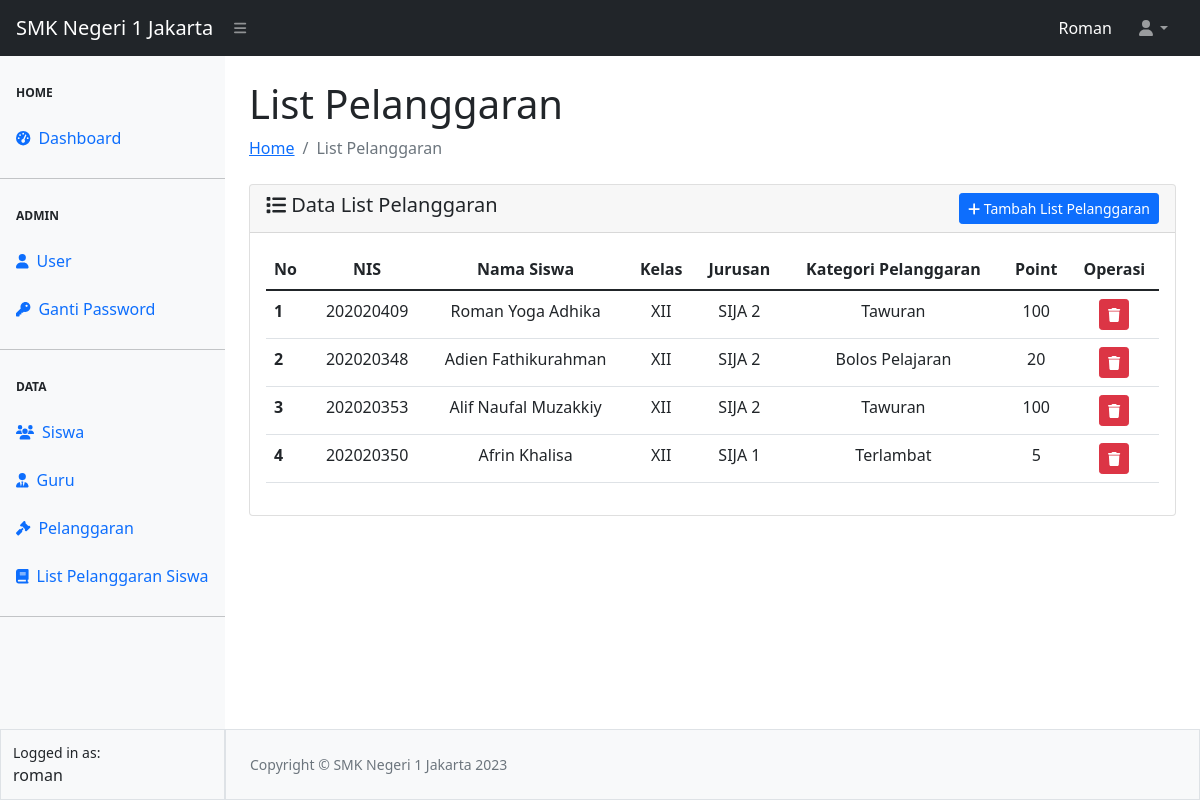
The page /list/list.php (signed in) on the database its author committed.
### tables this page shows
CREATE TABLE `tbl_list` (
  `id_pelanggaransiswa` int(111) NOT NULL,
  `nis` char(20) NOT NULL,
  `id_pelanggaran` int(111) NOT NULL
);

CREATE TABLE `tbl_siswa` (
  `nis` char(20) NOT NULL,
  `nama` varchar(100) NOT NULL,
  `alamat` varchar(256) NOT NULL,
  `kelas` varchar(4) NOT NULL,
  `jurusan` varchar(50) NOT NULL,
  `foto` varchar(50) NOT NULL
);

CREATE TABLE `tbl_pelanggaran` (
  `id_pelanggaran` int(111) NOT NULL,
  `nama_pelanggaran` varchar(128) NOT NULL,
  `point_pelanggaran` int(111) NOT NULL
);

### config.php (called while the page is built, shortened)
<?php
$koneksi = mysqli_connect("localhost", "root", "", "smkn1");
$main_url = "http://localhost/smkn1/";
function getData($sql)
{
    global $koneksi;
    $result = mysqli_query($koneksi, $sql);
    $rows = [];
    while ($row = mysqli_fetch_assoc($result)) {
        $rows[] = $row;
    }
    return $rows;
}
function userLogin()
{
    $userActive = $_SESSION['ssUser'];
    $dataUser = getData("SELECT * FROM tbl_user WHERE username = '$userActive'")[0];
    return $dataUser;
}

### list/list.php (the view, shortened to what this page needs)
<?php
require_once "../config.php";
require_once "../template/header.php";
require_once "../template/navbar.php";
require_once "../template/sidebar.php";
?>
<div id="layoutSidenav_content">
    <main>
        <div class="container-fluid px-4">
            <h1 class="mt-4">List Pelanggaran</h1>
            <ol class="breadcrumb mb-4">
                <li class="breadcrumb-item"><a href="../index.php">Home</a></li>
                <li class="breadcrumb-item active">List Pelanggaran</li>
            </ol>
            <div class="card">
                <div class="card-header">
                    <span class="h5 my-2"><i class="fa-solid fa-list"></i> Data List Pelanggaran</span>
                    <?php
                    if (userLogin()['level'] != 2) {
                        ?>
                        <a href="<?= $main_url ?>list/add-list.php" class="btn btn-sm btn-primary float-end"><i
                                class="fa-solid fa-plus"></i> Tambah List Pelanggaran</a>
                    <?php } ?>
                </div>
                <div class="card-body">
                    <table class="table table-hover" id="datatablesSimple">
                        <thead>
                            <tr>
                                <th scope="col">No</th>
                                <th scope="col">
                                    <center>NIS</center>
                                </th>
                                <th scope="col">
                                    <center>Nama Siswa</center>
                                </th>
                                <th scope="col">
                                    <center>Kelas</center>
                                </th>
                                <th scope="col">
                                    <center>Jurusan</center>
                                </th>
                                <th scope="col">
                                    <center>Kategori Pelanggaran</center>
                                </th>
                                <th scope="col">
                                    <center>Point</center>
                                </th>
                                <?php
                                if (userLogin()['level'] != 2) {
                                    ?>
                                    <th scope="col">
                                        <center>Operasi</center>
                                    </th>
                                <?php } ?>
                            </tr>
                        </thead>
                        <tbody>
                            <?php
                            $no = 1;
                            $query = "SELECT * FROM tbl_list INNER JOIN tbl_siswa ON tbl_list.nis = tbl_siswa.nis
                            INNER JOIN tbl_pelanggaran ON tbl_list.id_pelanggaran = tbl_pelanggaran.id_pelanggaran";
                            $queryList = mysqli_query($koneksi, $query);
                            while ($data = mysqli_fetch_array($queryList)) { ?>
                                <tr>
                                    <th scope="row">
                                        <?= $no++ ?>
                                    </th>
                                    <td>
                                        <center>
                                            <?= $data['nis'] ?>
                                        </center>
                                    </td>
                                    <td>
                                        <center>
                                            <?= $data['nama'] ?>
                                        </center>
                                    </td>
                                    <td>
                                        <center>
                                            <?= $data['kelas'] ?>
                                        </center>
                                    </td>
                                    <td>
                                        <center>
                                            <?= $data['jurusan'] ?>
                                        </center>
                                    </td>
                                    <td>
                                        <center>
                                            <?= $data['nama_pelanggaran'] ?>
                                        </center>
                                    </td>
                                    <td>
                                        <center>
                                            <?= $data['point_pelanggaran'] ?>
                                        </center>
                                    </td>
                                    <?php
                                    if (userLogin()['level'] != 2) {
                                        ?>
                                        <td>
                                            <center>
                                                <a href="hapus-list.php?nis<?= $data['nis'] ?>                                     <?= $data['nama_pelanggaran'] ?>"
                                                    class="btn btn-sm btn-danger" title="Hapus List"
                                                    onclick="return confirm('Anda yakin akan menghapus data ini ?')"><i
                                                        class="fa-solid fa-trash"></i></a>
                                            </center>
                                        </td>
                                    <?php } ?>
                                </tr>
                            <?php } ?>
                        </tbody>
                    </table>
                </div>
            </div>
        </div>
    </main>
    <?php
    require_once "../template/footer.php";
    ?>

### rows shown on the page
tbl_list: tbl_siswa.nis "202020409", tbl_siswa.nama "Roman Yoga Adhika", tbl_siswa.kelas "XII", tbl_siswa.jurusan "SIJA 2", id_pelanggaran.nama_pelanggaran "Tawuran", id_pelanggaran.point_pelanggaran "100"
tbl_list: tbl_siswa.nis "202020348", tbl_siswa.nama "Adien Fathikurahman", tbl_siswa.kelas "XII", tbl_siswa.jurusan "SIJA 2", id_pelanggaran.nama_pelanggaran "Bolos Pelajaran", id_pelanggaran.point_pelanggaran "20"
tbl_list: tbl_siswa.nis "202020353", tbl_siswa.nama "Alif Naufal Muzakkiy", tbl_siswa.kelas "XII", tbl_siswa.jurusan "SIJA 2", id_pelanggaran.nama_pelanggaran "Tawuran", id_pelanggaran.point_pelanggaran "100"
tbl_list: tbl_siswa.nis "202020350", tbl_siswa.nama "Afrin Khalisa", tbl_siswa.kelas "XII", tbl_siswa.jurusan "SIJA 1", id_pelanggaran.nama_pelanggaran "Terlambat", id_pelanggaran.point_pelanggaran "5"

### other values the page prints
$_SESSION["ssUser"] "Roman"
$_SESSION["ssUser"] "roman"
